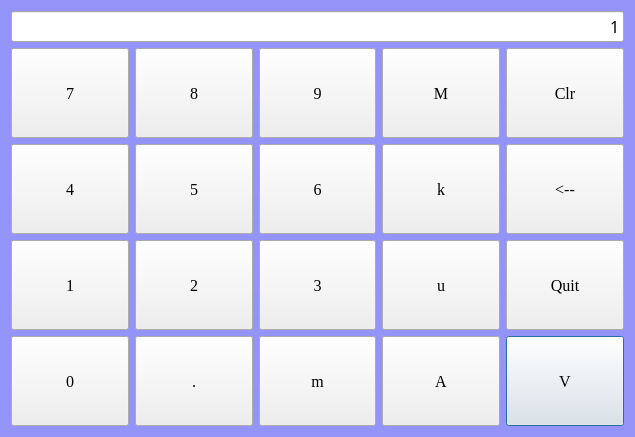
<?xml version="1.0" encoding="UTF-8"?>
<ui version="4.0">
 <class>dlgLevelInputBox</class>
 <widget class="QDialog" name="dlgLevelInputBox">
  <property name="geometry">
   <rect>
    <x>0</x>
    <y>0</y>
    <width>635</width>
    <height>437</height>
   </rect>
  </property>
  <property name="font">
   <font>
    <family>楷体</family>
    <pointsize>11</pointsize>
    <weight>50</weight>
    <italic>false</italic>
    <bold>false</bold>
   </font>
  </property>
  <property name="windowTitle">
   <string>Dialog</string>
  </property>
  <property name="styleSheet">
   <string notr="true">QDialog
{
	
	font: 11pt &quot;楷体&quot;;
	background-color: rgb(148, 148, 248);
}</string>
  </property>
  <layout class="QGridLayout" name="gridLayout">
   <item row="0" column="0" colspan="5">
    <widget class="QLineEdit" name="txtNumber">
     <property name="enabled">
      <bool>true</bool>
     </property>
     <property name="minimumSize">
      <size>
       <width>0</width>
       <height>30</height>
      </size>
     </property>
     <property name="font">
      <font>
       <family>楷体</family>
       <pointsize>12</pointsize>
      </font>
     </property>
     <property name="text">
      <string>1</string>
     </property>
     <property name="alignment">
      <set>Qt::AlignRight|Qt::AlignTrailing|Qt::AlignVCenter</set>
     </property>
     <property name="readOnly">
      <bool>true</bool>
     </property>
    </widget>
   </item>
   <item row="1" column="0">
    <widget class="QPushButton" name="btn7">
     <property name="minimumSize">
      <size>
       <width>40</width>
       <height>40</height>
      </size>
     </property>
     <property name="maximumSize">
      <size>
       <width>14444</width>
       <height>14444</height>
      </size>
     </property>
     <property name="font">
      <font>
       <family>Times New Roman</family>
       <pointsize>12</pointsize>
      </font>
     </property>
     <property name="text">
      <string>7</string>
     </property>
     <property name="shortcut">
      <string>7</string>
     </property>
     <property name="autoDefault">
      <bool>false</bool>
     </property>
    </widget>
   </item>
   <item row="1" column="1">
    <widget class="QPushButton" name="btn8">
     <property name="minimumSize">
      <size>
       <width>40</width>
       <height>40</height>
      </size>
     </property>
     <property name="maximumSize">
      <size>
       <width>14444</width>
       <height>14444</height>
      </size>
     </property>
     <property name="font">
      <font>
       <family>Times New Roman</family>
       <pointsize>12</pointsize>
      </font>
     </property>
     <property name="text">
      <string>8</string>
     </property>
     <property name="shortcut">
      <string>8</string>
     </property>
     <property name="autoDefault">
      <bool>false</bool>
     </property>
    </widget>
   </item>
   <item row="1" column="2">
    <widget class="QPushButton" name="btn9">
     <property name="minimumSize">
      <size>
       <width>40</width>
       <height>40</height>
      </size>
     </property>
     <property name="maximumSize">
      <size>
       <width>14444</width>
       <height>14444</height>
      </size>
     </property>
     <property name="font">
      <font>
       <family>Times New Roman</family>
       <pointsize>12</pointsize>
      </font>
     </property>
     <property name="text">
      <string>9</string>
     </property>
     <property name="shortcut">
      <string>9</string>
     </property>
     <property name="autoDefault">
      <bool>false</bool>
     </property>
    </widget>
   </item>
   <item row="1" column="3">
    <widget class="QPushButton" name="btnM">
     <property name="minimumSize">
      <size>
       <width>40</width>
       <height>40</height>
      </size>
     </property>
     <property name="maximumSize">
      <size>
       <width>14444</width>
       <height>14444</height>
      </size>
     </property>
     <property name="font">
      <font>
       <family>Times New Roman</family>
       <pointsize>12</pointsize>
      </font>
     </property>
     <property name="text">
      <string>M</string>
     </property>
     <property name="shortcut">
      <string>Shift+M</string>
     </property>
     <property name="autoDefault">
      <bool>false</bool>
     </property>
    </widget>
   </item>
   <item row="1" column="4">
    <widget class="QPushButton" name="btnClear">
     <property name="minimumSize">
      <size>
       <width>0</width>
       <height>40</height>
      </size>
     </property>
     <property name="maximumSize">
      <size>
       <width>144444</width>
       <height>144444</height>
      </size>
     </property>
     <property name="font">
      <font>
       <family>Times New Roman</family>
       <pointsize>12</pointsize>
      </font>
     </property>
     <property name="text">
      <string>Clr</string>
     </property>
     <property name="autoDefault">
      <bool>false</bool>
     </property>
    </widget>
   </item>
   <item row="2" column="0">
    <widget class="QPushButton" name="btn4">
     <property name="minimumSize">
      <size>
       <width>40</width>
       <height>40</height>
      </size>
     </property>
     <property name="maximumSize">
      <size>
       <width>144444</width>
       <height>144444</height>
      </size>
     </property>
     <property name="font">
      <font>
       <family>Times New Roman</family>
       <pointsize>12</pointsize>
      </font>
     </property>
     <property name="text">
      <string>4</string>
     </property>
     <property name="shortcut">
      <string>4</string>
     </property>
     <property name="autoDefault">
      <bool>false</bool>
     </property>
    </widget>
   </item>
   <item row="2" column="1">
    <widget class="QPushButton" name="btn5">
     <property name="minimumSize">
      <size>
       <width>40</width>
       <height>40</height>
      </size>
     </property>
     <property name="maximumSize">
      <size>
       <width>144444</width>
       <height>144444</height>
      </size>
     </property>
     <property name="font">
      <font>
       <family>Times New Roman</family>
       <pointsize>12</pointsize>
      </font>
     </property>
     <property name="text">
      <string>5</string>
     </property>
     <property name="shortcut">
      <string>5</string>
     </property>
     <property name="autoDefault">
      <bool>false</bool>
     </property>
    </widget>
   </item>
   <item row="2" column="2">
    <widget class="QPushButton" name="btn6">
     <property name="minimumSize">
      <size>
       <width>40</width>
       <height>40</height>
      </size>
     </property>
     <property name="maximumSize">
      <size>
       <width>144444</width>
       <height>144444</height>
      </size>
     </property>
     <property name="font">
      <font>
       <family>Times New Roman</family>
       <pointsize>12</pointsize>
      </font>
     </property>
     <property name="text">
      <string>6</string>
     </property>
     <property name="shortcut">
      <string>6</string>
     </property>
     <property name="autoDefault">
      <bool>false</bool>
     </property>
    </widget>
   </item>
   <item row="2" column="3">
    <widget class="QPushButton" name="btnk">
     <property name="minimumSize">
      <size>
       <width>40</width>
       <height>40</height>
      </size>
     </property>
     <property name="maximumSize">
      <size>
       <width>144444</width>
       <height>144444</height>
      </size>
     </property>
     <property name="font">
      <font>
       <family>Times New Roman</family>
       <pointsize>12</pointsize>
      </font>
     </property>
     <property name="text">
      <string>k</string>
     </property>
     <property name="shortcut">
      <string>K</string>
     </property>
     <property name="autoDefault">
      <bool>false</bool>
     </property>
    </widget>
   </item>
   <item row="2" column="4">
    <widget class="QPushButton" name="btnDel">
     <property name="minimumSize">
      <size>
       <width>0</width>
       <height>40</height>
      </size>
     </property>
     <property name="maximumSize">
      <size>
       <width>144444</width>
       <height>144444</height>
      </size>
     </property>
     <property name="font">
      <font>
       <family>Times New Roman</family>
       <pointsize>12</pointsize>
      </font>
     </property>
     <property name="text">
      <string>&lt;--</string>
     </property>
     <property name="shortcut">
      <string>Backspace</string>
     </property>
     <property name="autoDefault">
      <bool>false</bool>
     </property>
    </widget>
   </item>
   <item row="3" column="0">
    <widget class="QPushButton" name="btn1">
     <property name="minimumSize">
      <size>
       <width>40</width>
       <height>40</height>
      </size>
     </property>
     <property name="maximumSize">
      <size>
       <width>144444</width>
       <height>144444</height>
      </size>
     </property>
     <property name="font">
      <font>
       <family>Times New Roman</family>
       <pointsize>12</pointsize>
      </font>
     </property>
     <property name="text">
      <string>1</string>
     </property>
     <property name="shortcut">
      <string>1</string>
     </property>
     <property name="autoDefault">
      <bool>false</bool>
     </property>
    </widget>
   </item>
   <item row="3" column="1">
    <widget class="QPushButton" name="btn2">
     <property name="minimumSize">
      <size>
       <width>40</width>
       <height>40</height>
      </size>
     </property>
     <property name="maximumSize">
      <size>
       <width>144444</width>
       <height>144444</height>
      </size>
     </property>
     <property name="font">
      <font>
       <family>Times New Roman</family>
       <pointsize>12</pointsize>
      </font>
     </property>
     <property name="text">
      <string>2</string>
     </property>
     <property name="shortcut">
      <string>2</string>
     </property>
     <property name="autoDefault">
      <bool>false</bool>
     </property>
    </widget>
   </item>
   <item row="3" column="2">
    <widget class="QPushButton" name="btn3">
     <property name="minimumSize">
      <size>
       <width>40</width>
       <height>40</height>
      </size>
     </property>
     <property name="maximumSize">
      <size>
       <width>144444</width>
       <height>144444</height>
      </size>
     </property>
     <property name="font">
      <font>
       <family>Times New Roman</family>
       <pointsize>12</pointsize>
      </font>
     </property>
     <property name="text">
      <string>3</string>
     </property>
     <property name="shortcut">
      <string>3</string>
     </property>
     <property name="autoDefault">
      <bool>false</bool>
     </property>
    </widget>
   </item>
   <item row="3" column="3">
    <widget class="QPushButton" name="btnu">
     <property name="minimumSize">
      <size>
       <width>40</width>
       <height>40</height>
      </size>
     </property>
     <property name="maximumSize">
      <size>
       <width>144444</width>
       <height>144444</height>
      </size>
     </property>
     <property name="font">
      <font>
       <family>Times New Roman</family>
       <pointsize>12</pointsize>
      </font>
     </property>
     <property name="text">
      <string>u</string>
     </property>
     <property name="shortcut">
      <string>U</string>
     </property>
     <property name="autoDefault">
      <bool>false</bool>
     </property>
    </widget>
   </item>
   <item row="3" column="4">
    <widget class="QPushButton" name="btnCancel">
     <property name="minimumSize">
      <size>
       <width>0</width>
       <height>40</height>
      </size>
     </property>
     <property name="maximumSize">
      <size>
       <width>144444</width>
       <height>144444</height>
      </size>
     </property>
     <property name="font">
      <font>
       <family>Times New Roman</family>
       <pointsize>12</pointsize>
      </font>
     </property>
     <property name="text">
      <string>Quit</string>
     </property>
     <property name="shortcut">
      <string>Esc</string>
     </property>
     <property name="autoDefault">
      <bool>false</bool>
     </property>
    </widget>
   </item>
   <item row="4" column="0">
    <widget class="QPushButton" name="btn0">
     <property name="minimumSize">
      <size>
       <width>40</width>
       <height>40</height>
      </size>
     </property>
     <property name="maximumSize">
      <size>
       <width>144444</width>
       <height>144444</height>
      </size>
     </property>
     <property name="font">
      <font>
       <family>Times New Roman</family>
       <pointsize>12</pointsize>
      </font>
     </property>
     <property name="text">
      <string>0</string>
     </property>
     <property name="shortcut">
      <string>0</string>
     </property>
     <property name="autoDefault">
      <bool>false</bool>
     </property>
    </widget>
   </item>
   <item row="4" column="1">
    <widget class="QPushButton" name="btnDota">
     <property name="minimumSize">
      <size>
       <width>40</width>
       <height>40</height>
      </size>
     </property>
     <property name="maximumSize">
      <size>
       <width>144444</width>
       <height>144444</height>
      </size>
     </property>
     <property name="font">
      <font>
       <family>Times New Roman</family>
       <pointsize>12</pointsize>
      </font>
     </property>
     <property name="text">
      <string>.</string>
     </property>
     <property name="shortcut">
      <string>.</string>
     </property>
     <property name="autoDefault">
      <bool>false</bool>
     </property>
    </widget>
   </item>
   <item row="4" column="2">
    <widget class="QPushButton" name="btnm">
     <property name="minimumSize">
      <size>
       <width>0</width>
       <height>40</height>
      </size>
     </property>
     <property name="maximumSize">
      <size>
       <width>14444</width>
       <height>14444</height>
      </size>
     </property>
     <property name="font">
      <font>
       <family>Times New Roman</family>
       <pointsize>12</pointsize>
      </font>
     </property>
     <property name="text">
      <string>m</string>
     </property>
     <property name="shortcut">
      <string>M</string>
     </property>
     <property name="autoDefault">
      <bool>false</bool>
     </property>
    </widget>
   </item>
   <item row="4" column="3">
    <widget class="QPushButton" name="btnA">
     <property name="enabled">
      <bool>true</bool>
     </property>
     <property name="minimumSize">
      <size>
       <width>40</width>
       <height>40</height>
      </size>
     </property>
     <property name="maximumSize">
      <size>
       <width>144444</width>
       <height>144444</height>
      </size>
     </property>
     <property name="font">
      <font>
       <family>Times New Roman</family>
       <pointsize>12</pointsize>
      </font>
     </property>
     <property name="text">
      <string>A</string>
     </property>
     <property name="shortcut">
      <string>Shift+A</string>
     </property>
     <property name="autoDefault">
      <bool>false</bool>
     </property>
    </widget>
   </item>
   <item row="4" column="4">
    <widget class="QPushButton" name="btnV">
     <property name="minimumSize">
      <size>
       <width>0</width>
       <height>40</height>
      </size>
     </property>
     <property name="maximumSize">
      <size>
       <width>144444</width>
       <height>144444</height>
      </size>
     </property>
     <property name="font">
      <font>
       <family>Times New Roman</family>
       <pointsize>12</pointsize>
      </font>
     </property>
     <property name="text">
      <string>V</string>
     </property>
     <property name="shortcut">
      <string>Shift+V</string>
     </property>
     <property name="autoDefault">
      <bool>false</bool>
     </property>
     <property name="default">
      <bool>true</bool>
     </property>
    </widget>
   </item>
  </layout>
 </widget>
 <resources/>
 <connections/>
</ui>
